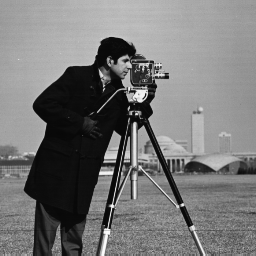
%> input picture Assignment4/q1/cameraman.tif, 256 x 256 px
$ octave q1.m   (GNU Octave 9; MATLAB toolbox functions it lacks are replaced by stand-ins)
%> lines starting %> are read from the running program, lines starting %| are printed output that depends on the picture
F=create_mat_dct();
I=imread('cameraman.tif');
%> I is the input picture: size 256x256 uint8; min 7, max 253, mean 118.7
J=imresize(I,[8 8]);
%> J = [160 170 180 185 186 174 165 156; 165 179 168 85 148 176 164 153; 170 125 34 59 105 162 162 149; 165 50 8 21 91 166 162 150; 149 57 7 73 122 152 161 146; 104 15 20 99 123 98 119 109; 125 32 39 109 134 117 119 118; 119 59 74 129 126 125 119 114]
J=im2double(J);
%> J = [0.627 0.667 0.706 0.725 0.729 0.682 0.647 0.612; 0.647 0.702 0.659 0.333 0.58 0.69 0.643 0.6; 0.667 0.49 0.133 0.231 0.412 0.635 0.635 0.584; 0.647 0.196 0.0314 0.0824 0.357 0.651 0.635 0.588; 0.584 0.224 0.0275 0.286 0.478 0.596 0.631 0.573; 0.408 0.0588 0.0784 0.388 0.482 0.384 0.467 0.427; 0.49 0.125 0.153 0.427 0.525 0.459 0.467 0.463; 0.467 0.231 0.29 0.506 0.494 0.49 0.467 0.447]

I2=myDCT(J,F);
%> in myDCT, `t=F*I*F';`: t = [3.73 -0.521 0.335 0.642 0.24 0.108 0.02 0.0129; 0.704 0.205 0.152 -0.0713 -0.339 -0.192 0.0173 0.0216; 0.46 0.311 -0.403 -0.37 -0.066 -0.0324 0.0133 0.0341; 0.0655 0.00138 -0.26 -0.129 0.13 0.0552 -0.0431 0.0457; 0.116 -0.0549 -0.0149 0.0255 0.0181 0.0524 0.0269 -0.0389; -0.0991 -0.0665 0.0123 0.0669 0.104 0.0604 0.0111 -0.0265; -0.0933 -0.00229 -0.0612 -0.0273 0.0777 0.0476 -0.0805 -0.0704; 0.0953 -0.00393 0.0138 0.044 0.0495 -0.00744 -0.0804 -0.0772]
%> I2 has the same summary as t in myDCT
imshow(I2);
figure;

I3=myIDCT(I2,F);
%> in myIDCT, `t=F'*I*F;`: t has the same summary as J outside myIDCT
%> I3 has the same summary as J
imshow(I3);
figure;

%Q50
qm=[16 11 10 16 24 40 51 61;
    12 12 14 19 26 58 60 55;
    14 13 16 24 40 57 69 56;
    14 17 22 29 51 87 80 62;
    18 22 37 56 68 109 103 77;
    24 35 55 64 81 104 113 92;
    49 64 78 87 103 121 120 101;
    72 92 95 98 112 100 103 99];
c=2;

I4=myDCT_quantization(I2,qm,c);
%> in myDCT_quantization, `t=round(I./(qm*c));`: t = [0 0 0 0 0 0 0 0; 0 0 0 0 0 0 0 0; 0 0 0 0 0 0 0 0; 0 0 0 0 0 0 0 0; 0 0 0 0 0 0 0 0; 0 0 0 0 0 0 0 0; 0 0 0 0 0 0 0 0; 0 0 0 0 0 0 0 0]
%> I4 has the same summary as t in myDCT_quantization
imshow(I4);
figure;

I5=myDCT_dequantization(I4,qm,c);
%> I5 has the same summary as t in myDCT_quantization
imshow(I5);
figure;

e=RMSE(J,I5);%give smaller image first
%> in RMSE, `I11=padarray(I1,[s s],'post');`: I11 has the same summary as J outside RMSE
%> in RMSE, `t=sqrt(mean((I11-I2).^2));`: t = [0.575 0.409 0.365 0.414 0.518 0.583 0.58 0.542]
%> e = [0.575 0.409 0.365 0.414 0.518 0.583 0.58 0.542]
disp("root mean square error is:");
disp(e);
%|    0.5746   0.4091   0.3650   0.4137   0.5181   0.5834   0.5800   0.5416

etr=My_entropy(I);
%> in My_entropy, `p=imhist(I);`: p = 256 values, max 1685 at index 15, min 0 at index 1, mean 256
%> in My_entropy, `p=p/sum(p);`: p = 256 values, max 0.0257 at index 15, min 0 at index 1, mean 0.00391
%> in My_entropy, `p=p(p~=0);`: p = 247 values, max 0.0257 at index 8, min 1.53e-05 at index 247, mean 0.00405
%> in My_entropy, `t=-sum(p.*log2(p));`: t = 7.01
%> etr = 7.01
disp("entropy is:");
disp(etr);
%| 7.0097

%------------------2---------------------------%

I=imread('LAKE.TIF');
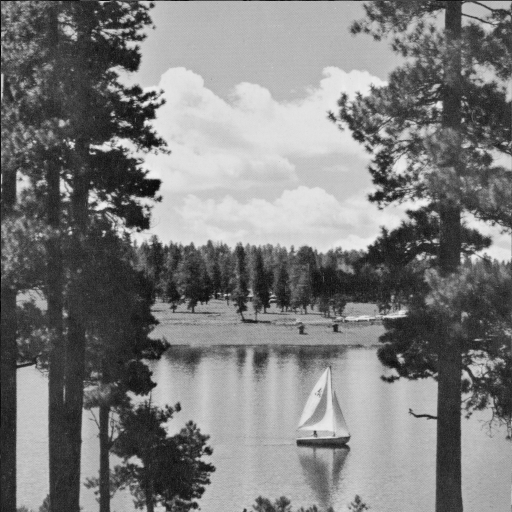
%> input picture Assignment4/q1/LAKE.TIF, 512 x 512 px
%> I is the input picture: size 512x512 uint8; min 1, max 239, mean 124.7

tl1=[420 45];
part2(tl1,I,F,qm,c);
%> in part2, `I1=double(I(tl1(1)-7:tl1(1),tl1(2):tl1(2)+7));`: I1 = [194 193 191 192 133 66 57 48; 203 195 196 192 134 74 62 49; 193 199 192 189 129 68 57 55; 196 193 196 186 122 78 49 47; 194 198 196 187 123 77 52 41; 196 195 194 189 137 75 48 49; 191 195 196 190 119 72 54 52; 196 202 195 192 126 76 55 42]
%> in part2, `I2=myDCT(I1,F);`: I2 = [1079 483.9 -106.3 -82.43 42.5 24.99 -17.65 -13.95; 3.42 -4.27 1.78 0.934 7.46 2.47 -5.3 7.46; 4.37 -1 -1 -1.54 3.51 4.31 -8.71 2.42; -2.44 -0.365 -5.13 1.68 4.44 -1.67 1.1 3.23; -5.75 5.26 -2.91 3.39 -6.25 2.11 1.47 -3.41; -7.41 -4.87 3.35 -7.78 1.97 -0.713 2.79 -2.48; 0.0861 -0.511 -2.96 0.123 5.85 -7.38 -5.25 2.16; -3.85 -1.64 3.14 -6.36 -4.04 1.07 -5.5 -2.2]
%> in part2, `I3=myDCT_quantization(I2,qm,c);`: I3 = [34 22 -5 -3 1 0 0 0; 0 0 0 0 0 0 0 0; 0 0 0 0 0 0 0 0; 0 0 0 0 0 0 0 0; 0 0 0 0 0 0 0 0; 0 0 0 0 0 0 0 0; 0 0 0 0 0 0 0 0; 0 0 0 0 0 0 0 0]
%> in part2, `I4=myDCT_dequantization(I3,qm,c);`: I4 = [1088 484 -100 -96 48 0 0 0; 0 0 0 0 0 0 0 0; 0 0 0 0 0 0 0 0; 0 0 0 0 0 0 0 0; 0 0 0 0 0 0 0 0; 0 0 0 0 0 0 0 0; 0 0 0 0 0 0 0 0; 0 0 0 0 0 0 0 0]
%> in part2, `I5=myIDCT(I4,F);`: I5 = [195.5 197.7 200.9 184.5 132.2 72.59 48.78 55.86; 195.5 197.7 200.9 184.5 132.2 72.59 48.78 55.86; 195.5 197.7 200.9 184.5 132.2 72.59 48.78 55.86; 195.5 197.7 200.9 184.5 132.2 72.59 48.78 55.86; 195.5 197.7 200.9 184.5 132.2 72.59 48.78 55.86; 195.5 197.7 200.9 184.5 132.2 72.59 48.78 55.86; 195.5 197.7 200.9 184.5 132.2 72.59 48.78 55.86; 195.5 197.7 200.9 184.5 132.2 72.59 48.78 55.86]
%> in part2, `e=RMSE(I1,I5);`: e = [3.32 3.28 6.71 5.61 7.41 4.08 6.95 9.11]
%| 5.8077

tl1=[427 298];
part2(tl1,I,F,qm,c);
%| 6.9397

tl1=[30 230];
part2(tl1,I,F,qm,c);
%| 2.9614

%------------------3---------------------------%

a=8*ones(1,64);
b=mat2cell(I,a,a);
%> b = 4096 items
for i = 1:4096
    II=b{i};
    I1=double(II);
    I2=myDCT(I1,F);
    I3=myDCT_quantization(I2,qm,c);
    b{i}=I3;
end
b=cell2mat(b);
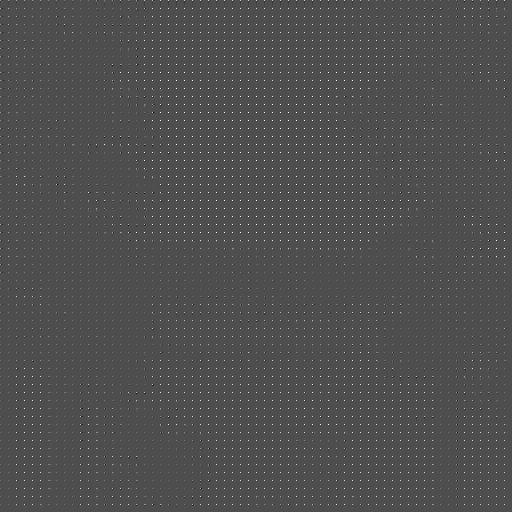
%> b: size 512x512 double; min -26, max 58, mean 0.5; drawn with min black and max white
imshow(b);
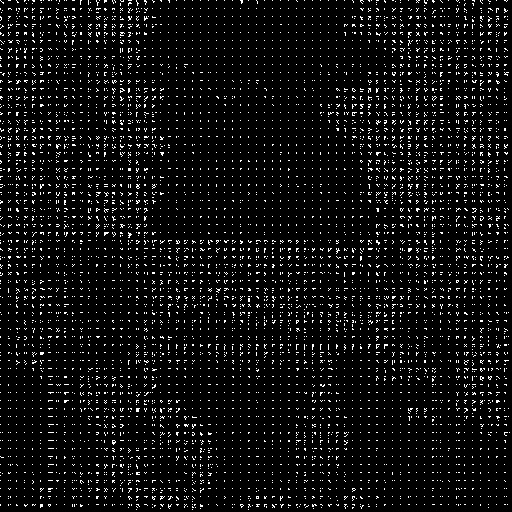
%> displayed picture: size 512x512, on the screen's scale of 0 to 255; 6% white in thin lines or dots
figure;

%-------------------4--------------------------%

nos=100;%how many values to test
R=ones(1,nos);
E=ones(1,nos);
C=(1:nos);
%> the run ends on the next line
for j=1:nos
% [22 lines not run here, left out]
function t2=create_mat_dct()
    a=(0:7);
    t=pi*(2*a+1)*(1/16);
    [~,y]=meshgrid(a);
    t2=(1/2)*cos(y.*t);
    t2(1,:)=t2(1,:)*(1/sqrt(2));
end

function t=myDCT(I,F)
    t=F*I*F';
end

function t=myIDCT(I,F)
    t=F'*I*F;
end

function t=myDCT_quantization(I,qm,c)
    t=round(I./(qm*c));
end

function t=myDCT_dequantization(I,qm,c)
    t=round(I.*(qm*c));
end

function t=RMSE(I1,I2)
    %I2=double(imread('cameraman.tif'));
    s=abs(size(I1)-size(I2));
    s=s(1);
    s=s/2;
    I11=padarray(I1,[s s],'post');
    I11=padarray(I11,[s s],'pre');
    t=sqrt(mean((I11-I2).^2));
end

function t=My_entropy(I)
    p=imhist(I);
    p=p/sum(p);
    p=p(p~=0);
    t=-sum(p.*log2(p));
end

function part2(tl1,I,F,qm,c)
    I1=double(I(tl1(1)-7:tl1(1),tl1(2):tl1(2)+7));
    I2=myDCT(I1,F);
    I3=myDCT_quantization(I2,qm,c);
    I4=myDCT_dequantization(I3,qm,c);
    I5=myIDCT(I4,F);

    subplot(1,4,1)
    imshow(uint8(I1));
    title('ORIGINAL');

    subplot(1,4,2)
    imshow(I2);
    title('DCT');

    subplot(1,4,3)
    imshow(I3);
    title('QUANTISED DCT');

    subplot(1,4,4)
    imshow(uint8(I5));
    title('RECONSTRUCTED IMAGE');
    figure;

    e=RMSE(I1,I5);
    disp("error:")
    disp(mean(e));
end
